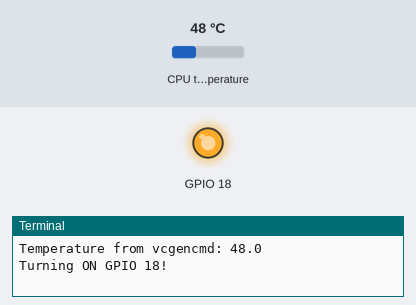
The program below on a simulated Raspberry Pi (BCM pin numbers). Shown: output pins drawn as LEDs (lit = HIGH), the last lines printed to the terminal. Inputs (shaded band) come from the test bench; at power-on: CPU temperature 48 °C.

Above: at 1.2 s.
1.3 s: CPU temperature set to 44 °C
At 4.1 s:
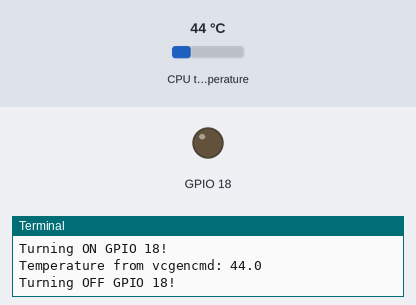
5.2 s: CPU temperature set to 58 °C
At 7.0 s:
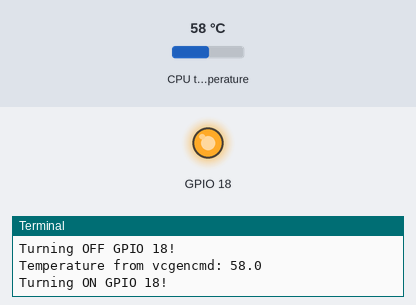
9.1 s: CPU temperature set to 31 °C
At 12.7 s:
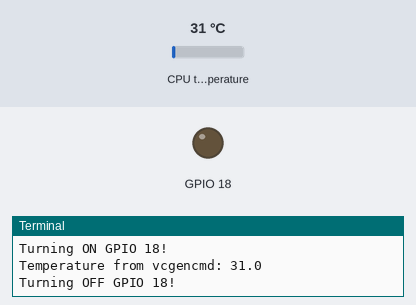
Timing chart, 0 to 14.2 s (numbered marks = the images above; inputs shaded):
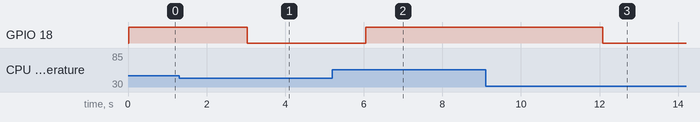

The program:

fan.py
```python
#!/usr/bin/python

import os
from time import sleep
import signal
import sys
import RPi.GPIO as GPIO
import re
import time

GPIO.setmode(GPIO.BCM)
GPIO.setup(18, GPIO.OUT)

def measure_temp():
    raw = os.popen('vcgencmd measure_temp').readline()
    m = re.match("temp=(\d+\.?\d*)'C", raw)
    if not m:
        raise ValueError("Unexpected temperature string: " + raw)
    return float(m.group(1))

while True:
    temp = measure_temp()
    print 'Temperature from vcgencmd: {}'.format(temp)

    if temp > 45:
        print 'Turning ON GPIO 18!'
        GPIO.output(18, True)
    else:
        print 'Turning OFF GPIO 18!'
        GPIO.output(18, False)

    time.sleep(3)
```

Measured:
- the behaviour switches between 46 and 45 °C on CPU temperature (found by bisection; images 0 and 1)
- after the input at 1.3 s, GPIO 18: HIGH → LOW after 1.7 s
- after the input at 5.2 s, GPIO 18: LOW → HIGH after 0.85 s
- after the input at 9.1 s, GPIO 18: HIGH → LOW after 3.0 s
